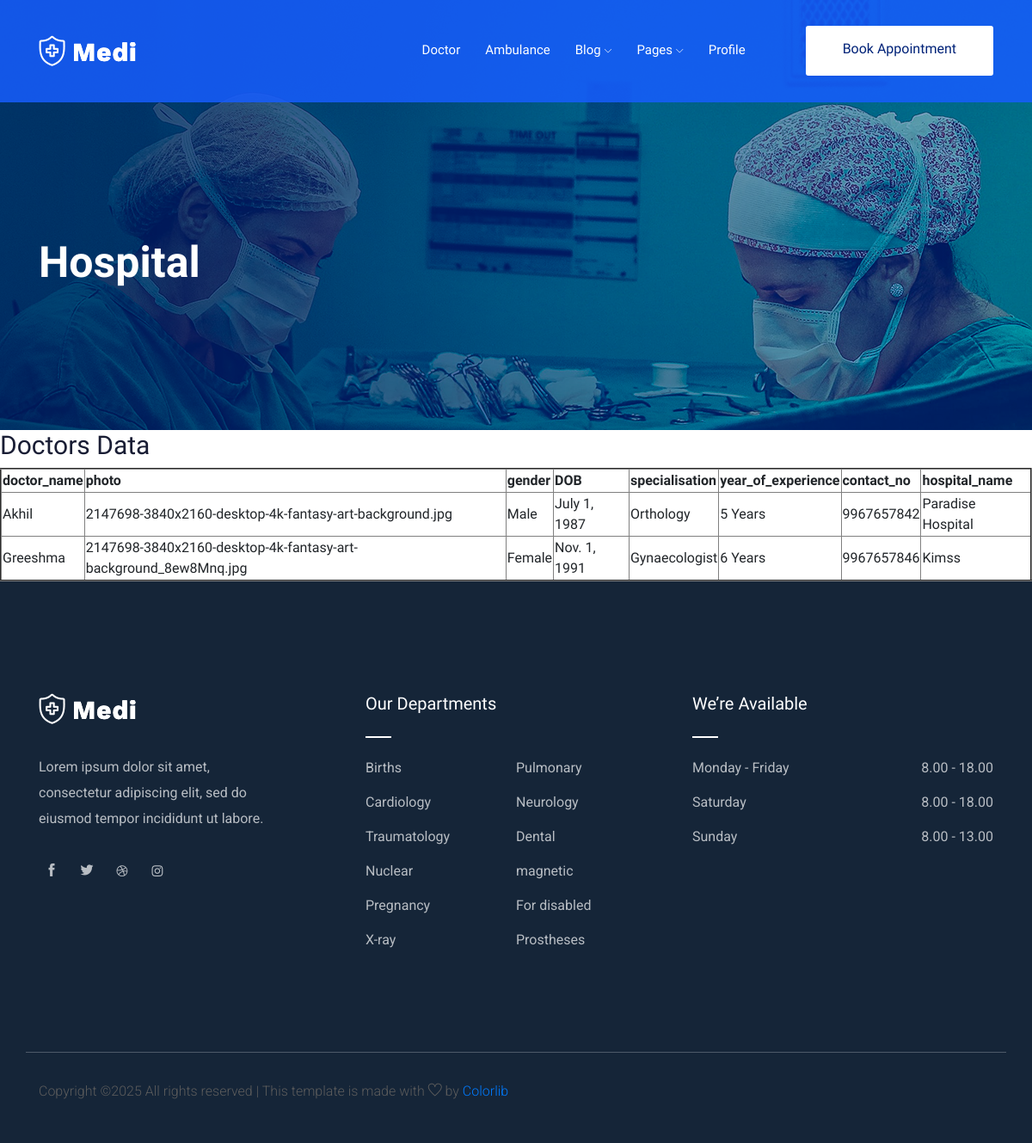
The page /hospital_doctor_view/ on the database its author committed.
### imfnapp/models.py (models this page shows)
class doctor(models.Model):
    GENDER_CHOICES=[
        ('Male','Male'),
        ('Female','Female'),
        ('Other','Other')
    ]
    doctor_name=models.CharField(max_length=25)
    photo=models.ImageField()
    gender=models.CharField(max_length=20, choices=GENDER_CHOICES,default='Male')
    DOB=models.DateField(max_length=25)
    specialisation=models.CharField(max_length=40)
    year_of_experience=models.CharField(max_length=20)
    contact_no=models.CharField(max_length=15)
    hospital_name=models.CharField(max_length=30)
    Login_id=models.ForeignKey('login',on_delete=models.CASCADE,null=True,blank=True)

### imfnapp/views.py (the view)
# urls.py: path('hospital_doctor_view/',views.hospital_doctor_view,name='hospital_doctor_view'),
def hospital_doctor_view(request):
    doctorss=doctor.objects.all()
    return render(request,'doctorsdetails.html',{'doctorss':doctorss})

### imfnapp/templates/doctorsdetails.html (shortened to what this page needs)
{% extends 'hospitalindex.html' %}
{% block content %}
<html>
    <head>
    </head>
    <body>
        <h2>Doctors Data</h2>
        <table border =2>
            <tr>
                <th>doctor_name</th>
                <th>photo</th>
                <th>gender</th>
                <th>DOB</th>
                <th>specialisation</th>
                <th>year_of_experience</th>
                <th>contact_no</th>
                <th>hospital_name</th>
            </tr>
            <tr>
                {% for doctorss in doctorss %}
                <td>{{doctorss.doctor_name}}</td>
                <td>{{doctorss.photo}}</td>
                <td>{{doctorss.gender}}</td>
                <td>{{doctorss.DOB}}</td>
                <td>{{doctorss.specialisation}}</td>
                <td>{{doctorss.year_of_experience}}</td>
                <td>{{doctorss.contact_no}}</td>
                <td>{{doctorss.hospital_name}}</td>
            </tr>
            {% endfor %}
        </table>
    </body>
</html>
{% endblock %}

### rows shown on the page
doctor: doctor_name "Akhil", photo "2147698-3840x2160-desktop-4k-fantasy-art-background.jpg", gender "Male", DOB "July 1, 1987", specialisation "Orthology", year_of_experience "5 Years", contact_no "9967657842", hospital_name "Paradise Hospital"
doctor: doctor_name "Greeshma", photo "2147698-3840x2160-desktop-4k-fantasy-art-background_8ew8Mnq.jpg", gender "Female", DOB "Nov. 1, 1991", specialisation "Gynaecologist", year_of_experience "6 Years", contact_no "9967657846", hospital_name "Kimss"
